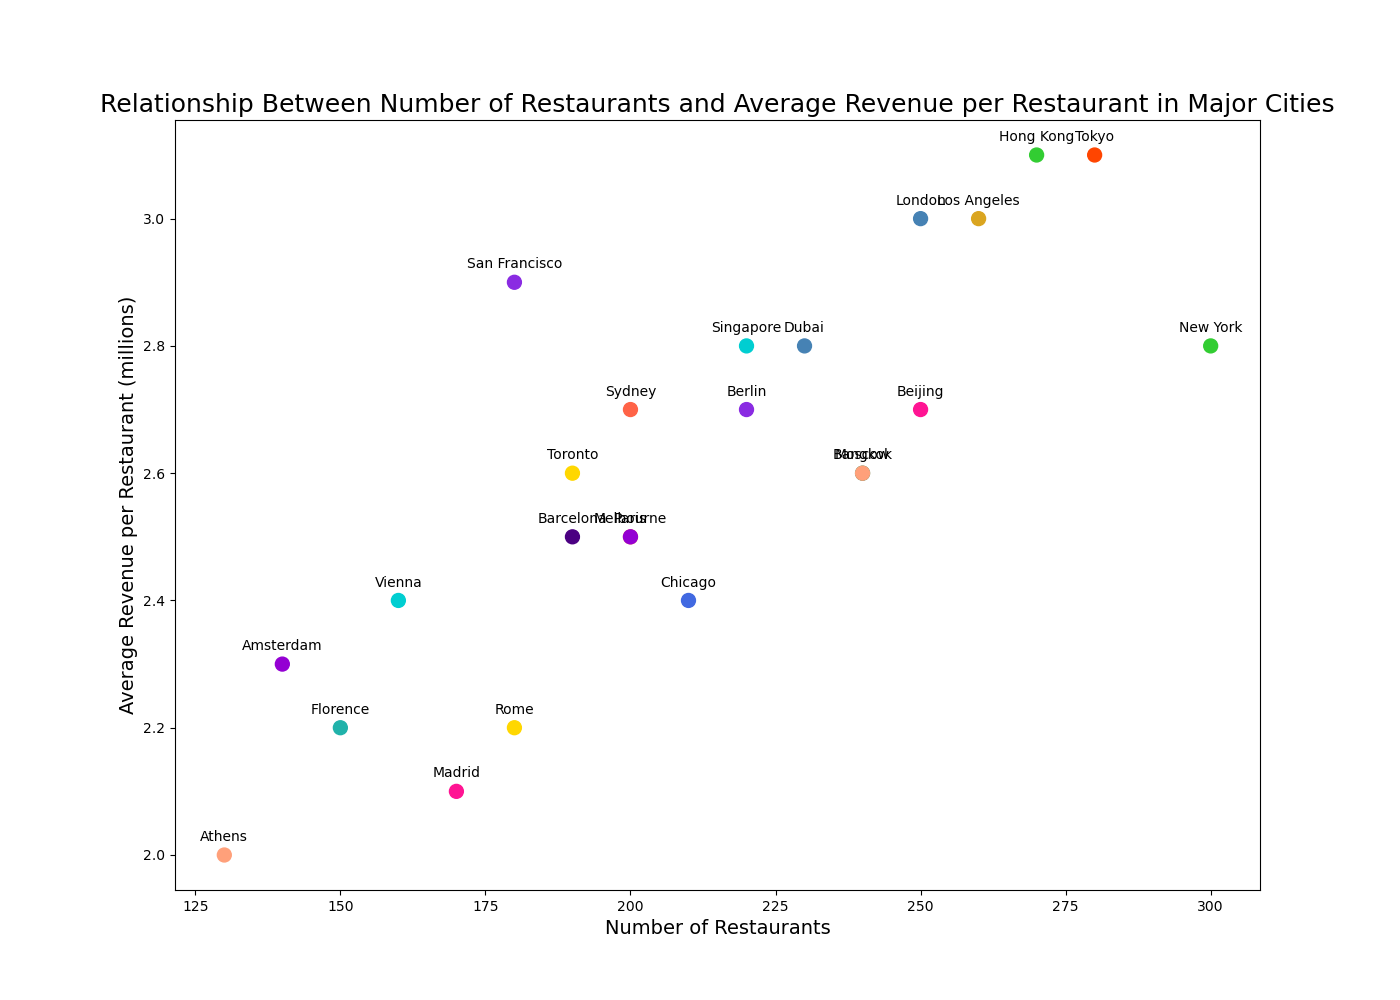

Here is the Python script that generated this plot:

import matplotlib.pyplot as plt

# Data for scatterplot
cities = ["Paris", "London", "New York", "Rome", "Berlin", "Madrid", 
          "Vienna", "Amsterdam", "Athens", "Florence", "Tokyo", 
          "Moscow", "Chicago", "Los Angeles", "Barcelona", "Sydney",
          "Dubai", "Hong Kong", "Toronto", "San Francisco", "Beijing",
          "Singapore", "Melbourne", "Bangkok"]
number_of_restaurants = [200, 250, 300, 180, 220, 170, 160, 140, 130, 150, 280, 
                         240, 210, 260, 190, 200, 230, 270, 190, 180, 250, 220, 
                         200, 240]
average_revenue_per_restaurant = [2.5, 3.0, 2.8, 2.2, 2.7, 2.1, 2.4, 2.3, 2.0, 2.2, 
                                  3.1, 2.6, 2.4, 3.0, 2.5, 2.7, 2.8, 3.1, 2.6, 2.9, 
                                  2.7, 2.8, 2.5, 2.6]

# Create scatterplot
plt.figure(figsize=(14, 10))
plt.scatter(number_of_restaurants, average_revenue_per_restaurant, c=[
    '#FF6347', '#4682B4', '#32CD32', '#FFD700', '#8A2BE2',
    '#FF1493', '#00CED1', '#9400D3', '#FFA07A', '#20B2AA',
    '#FF4500', '#2E8B57', '#4169E1', '#DAA520', '#4B0082',
    '#FF6347', '#4682B4', '#32CD32', '#FFD700', '#8A2BE2',
    '#FF1493', '#00CED1', '#9400D3', '#FFA07A'], s=100)

# Customize plot
plt.title('Relationship Between Number of Restaurants and Average Revenue per Restaurant in Major Cities', fontsize=18)
plt.xlabel('Number of Restaurants', fontsize=14)
plt.ylabel('Average Revenue per Restaurant (millions)', fontsize=14)

# Annotate data points
for i, city in enumerate(cities):
    plt.annotate(city, (number_of_restaurants[i], average_revenue_per_restaurant[i]), 
                 textcoords="offset points", xytext=(0,10), ha='center')

# Show plot
plt.show()
